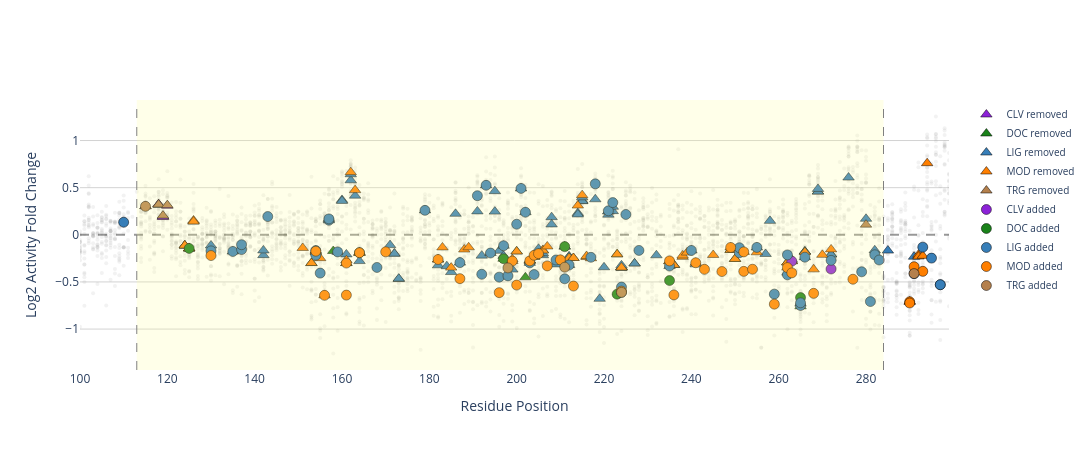

The notebook cell this image was saved under:
### Code cell
import plotly.graph_objects as go
from collections import defaultdict

def extract_slim_name(uid):
    return uid.rsplit('_', 1)[0]

def parse_elm_list(val):
    return val if isinstance(val, list) else eval(val)

df_plot['log2fc'] = np.log2(df_plot['normalized_activity_score_mean'])

removed_flagged = []
added_flagged   = []

for pos, group in df_plot.groupby('var_pos'):
    for col, store in [('which_removed', removed_flagged),
                       ('which_added',   added_flagged)]:
        by_slim = defaultdict(lambda: {'vals': [], 'mutations': []})
        for _, row in group.iterrows():
            for uid in parse_elm_list(row[col]):
                name = extract_slim_name(uid)
                by_slim[name]['vals'].append(row['log2fc'])
                by_slim[name]['mutations'].append(row['mutation'])

        for name, d in by_slim.items():
            clean_pairs = [(v, m) for v, m in zip(d['vals'], d['mutations']) if pd.notna(v)]
            if len(clean_pairs) > 4 and abs(np.mean([v for v, _ in clean_pairs])) > 0.1:
                store.append({
                    'var_pos':     pos,
                    'slim':        name,
                    'mean_log2fc': np.mean([v for v, _ in clean_pairs]),
                    'n':           len(clean_pairs),
                    'mutations':   [m for _, m in clean_pairs],
                })

removed_flagged_df = pd.DataFrame(removed_flagged)
added_flagged_df   = pd.DataFrame(added_flagged)

if not removed_flagged_df.empty:
    removed_flagged_df['category'] = removed_flagged_df['slim'].str.split('_').str[0]
if not added_flagged_df.empty:
    added_flagged_df['category'] = added_flagged_df['slim'].str.split('_').str[0]

cat_colors = {
    'CLV': "#8c22d7", 'DEG': "#d21717", 'DOC': "#1a821a",
    'LIG': '#377eb8', 'MOD': '#ff7f00', 'TRG': "#b4804d",
}

# ── Plotly ────────────────────────────────────────────────────────────────────
fig = go.Figure()

# Background scatter
fig.add_trace(go.Scatter(
    x=df_plot['var_pos'], y=df_plot['log2fc'],
    mode='markers',
    marker=dict(color='grey', size=4, opacity=0.1),
    hoverinfo='skip',
    showlegend=False,
))

# Flagged removed (triangles-up)
for cat, color in cat_colors.items():
    if removed_flagged_df.empty:
        continue
    sub = removed_flagged_df[removed_flagged_df['category'] == cat]
    if sub.empty:
        continue
    fig.add_trace(go.Scatter(
        x=sub['var_pos'],
        y=sub['mean_log2fc'],
        mode='markers',
        name=f'{cat} removed',
        marker=dict(symbol='triangle-up', color=color, size=10, line=dict(width=0.5, color='black')),
        customdata=list(zip(sub['slim'], sub['n'], sub['mutations'])),
        hovertemplate=(
            '<b>Position:</b> %{x}<br>'
            '<b>SLiM removed:</b> %{customdata[0]}<br>'
            '<b>Mean log2FC:</b> %{y:.3f}<br>'
            '<b>n mutations:</b> %{customdata[1]}<br>'
            '<b>Mutations:</b> %{customdata[2]}<extra></extra>'
        ),
    ))

# Flagged added (circles)
for cat, color in cat_colors.items():
    if added_flagged_df.empty:
        continue
    sub = added_flagged_df[added_flagged_df['category'] == cat]
    if sub.empty:
        continue
    fig.add_trace(go.Scatter(
        x=sub['var_pos'],
        y=sub['mean_log2fc'],
        mode='markers',
        name=f'{cat} added',
        marker=dict(symbol='circle', color=color, size=10, line=dict(width=0.5, color='black')),
        customdata=list(zip(sub['slim'], sub['n'], sub['mutations'])),
        hovertemplate=(
            '<b>Position:</b> %{x}<br>'
            '<b>SLiM added:</b> %{customdata[0]}<br>'
            '<b>Mean log2FC:</b> %{y:.3f}<br>'
            '<b>n mutations:</b> %{customdata[1]}<br>'
            '<b>Mutations:</b> %{customdata[2]}<extra></extra>'
        ),
    ))

fig.add_hline(y=0, line_dash='dash', line_color='black', opacity=0.4)
fig.add_vrect(x0=113, x1=284, fillcolor='#fdff91', opacity=0.2, line_width=0)
for x in [113, 284]:
    fig.add_vline(x=x, line_dash='dash', line_color='grey', line_width=1)

fig.update_layout(
    xaxis=dict(title='Residue Position', range=[100, df_plot['var_pos'].max()]),
    yaxis=dict(title='Log2 Activity Fold Change'),
    width=1100, height=450,
    plot_bgcolor='white',
    paper_bgcolor='white',
    legend=dict(font=dict(size=10)),
)
fig.update_xaxes(showgrid=False)
fig.update_yaxes(showgrid=True, gridcolor='lightgrey')

#fig.write_html('/Users/trev/Downloads/SLiM_activity_interactive.html')
fig.show()
